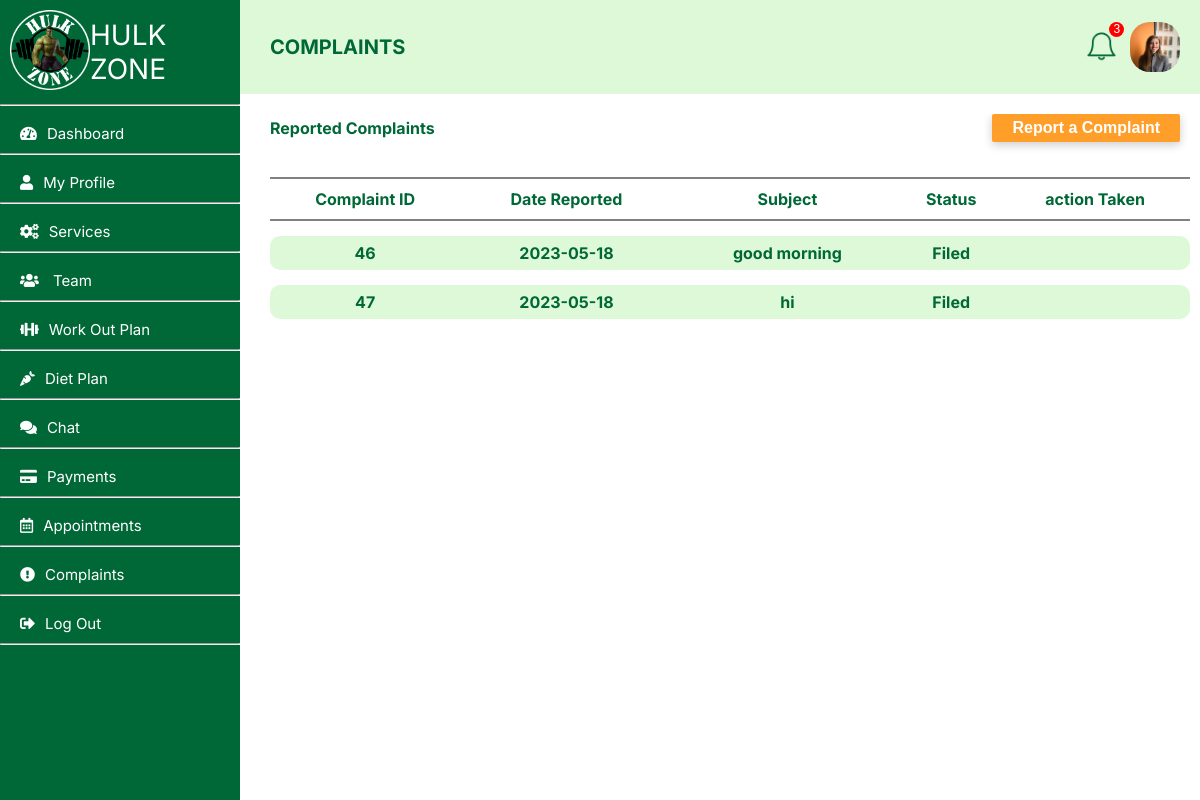
/member/complaint.php (signed in), run on the app's committed database.
### tables this page shows
CREATE TABLE `user` (
  `userID` int NOT NULL,
  `fName` text NOT NULL,
  `lName` text NOT NULL,
  `NIC` text NOT NULL,
  `gender` varchar(50) NOT NULL,
  `profilePhoto` text,
  `dateOfBirth` date NOT NULL,
  `roles` int NOT NULL,
  `statuses` int NOT NULL,
  `contactNumber` int NOT NULL,
  `streetNumber` varchar(255) DEFAULT NULL,
  `addressLine01` text,
  `addressLine02` text,
  `city` text,
  `pw` varchar(255) NOT NULL,
  `created_at` date NOT NULL,
  `email` varchar(50) NOT NULL
);

CREATE TABLE `complaint` (
  `complaintID` int NOT NULL,
  `subject` varchar(200) NOT NULL,
  `description` text NOT NULL,
  `status` varchar(100) NOT NULL,
  `dateReported` date NOT NULL,
  `actionTaken` text,
  `userID` int NOT NULL,
  `evidence` text
);

### member/setProfilePic.php (called while the page is built, shortened)
<?php
$query = "SELECT * from user where userID = " . $_SESSION['userID'];
    $result = mysqli_query($conn, $query);
    $query1 = "SELECT * from member where userID = " . $_SESSION['userID'];
    $result1 = mysqli_query($conn, $query1);
    if (mysqli_num_rows($result) == 1 && mysqli_num_rows($result1) == 1) {
        $row = mysqli_fetch_assoc($result);
    } else {
        echo '<script> window.alert("Error receiving data!");</script>';
    }
    if(isset($row['profilePhoto']) && $row['profilePhoto'] != NULL){
        $profilePictureLink = $row['profilePhoto'];
    }else{
        $profilePictureLink = '../profileImages/default.png';
    }
?>

### member/complaint.php (the view, shortened to what this page needs)
<?php
include "../connect.php";
?>
<?php
    include("setProfilePic.php");
?>
<!DOCTYPE html>
<html lang="en">
<head>
    <link rel="stylesheet" type="text/css" href="../member/style/gen.css">
    <link rel="stylesheet" type="text/css" href="../member/style/complaint.css">
</head>
<body>
    <div class="container">
        <div class="nav-bar">
            <?php
                include("navBar.php");
            ?>
        <div class="body">
            <div class="header">
                <div class="left">
                    COMPLAINTS
                </div>
                <div class="right">
                    <div class="notification-bell">
                        <?php include("notifications.php"); ?>
                    </div>
                    <img src="<?php echo $profilePictureLink; ?>" alt="dp" width="50px" height="50px"
                        style="border-radius: 20px;">
                </div>
            </div>
            <div class="content">
                <div class="row"
                    style="display:flex; flex-direction:row; align-items:center;   justify-content: space-between;">
                    <div>Reported Complaints</div>
                    <div><button type="button"
                            onclick="window.location.href='http://localhost/Hulkzone/member/createComplaint.php'"
                            id="fileC">Report a Complaint</button></div>
                </div>
                <div class="row" style="margin-top:10px;  margin-right:10px;">
                    <?php
                        $sql = "SELECT complaintID, subject, dateReported, status, actionTaken  FROM `complaint` where userID = $_SESSION[userID]" ;
                        $result = mysqli_query($conn, $sql);
                    echo '<table>
                    <tr>
                        <th> Complaint ID </th>
                        <th> Date Reported </th>
                        <th> Subject </th>
                        <th> Status </th>
                        <th> action Taken </th>
                    </tr>';
                    if ($result && mysqli_num_rows($result) > 0) {
                        while ($row = mysqli_fetch_assoc($result)) {
                            $field1name = $row["complaintID"];
                            $field2name = $row["dateReported"];
                            $field3name = $row["subject"];
                            $field4name = $row["status"];
                            $field5name = $row["actionTaken"];
                            echo '<tr>
                                <td>'.$field1name.'</td>
                                <td>'.$field2name.'</td>
                                <td>'.$field3name.'</td>
                                <td>'.$field4name.'</td>
                                <td>'.$field5name.'</td>
                            </tr>';
                        }
                    }else{
                        echo '<tr>
                        <td colspan= "6"> You Have not Made Any Complaints</td>
                    </tr>';
                    }
                    echo '</table>';
                    ?>
                </div>

### member/style/gen.css (style rules this page uses)
.container { display: flex; flex-direction: row; }
.nav-bar { float:left; width: 20%; height: 100vh; background-color: #006837; }
.body { float:left; width: 80%; height: 100vh; display: flex; flex-direction: column; }
.header { height: 12%; background-color: #DEF9D7; display: flex; flex-direction: row; }
.content { height: 88%; background-color: white; overflow-y: auto; overflow-x: hidden; content: ''; }
body { margin: 0; font-family: 'Inter', sans-serif; }
.left { float: left; width: 80%; display: flex; align-items: center; padding: 30px; color: rgba(0, 104, 55, 1); font-size: 20px; font-weight: bold; }
.right { float: left; width: 10%; display: flex; flex-direction: row; align-items: center; margin: 20px; justify-content: space-between; }

### member/style/complaint.css (style rules this page uses)
.content { display: flex; flex-direction: column; margin-top: 20px; margin-left: 30px; }
.row { color: rgba(0, 104, 55, 1); font-weight: bold; margin-bottom: 10px; }
table { width: 100%; border-collapse:separate; border-spacing:0 15px; }
th { background-color: white; border-top: 2px solid rgb(132, 128, 128); border-bottom: 2px solid rgb(132, 128, 128); padding-top: 10px; padding-bottom: 10px; }
table tr { background-color: #DEF9D7; }
td { padding:7px; text-align: center; }
td:first-child, td:first-child { border-radius: 10px 0 0 10px; }
td:last-child, td:last-child { border-radius: 0 10px 10px 0; }
button[type = button], button[type=submit] { padding: 5px 20px 5px 20px; border-radius: 2px; font-weight: bold; color: #FFFFFF; border: #FF9F29; background-color: #FF9F29; font-size: 16px; box-shadow: 0 3px 10px rgb(0 0 0 / 0.2); margin-right: 20px; }

### data on the page
user: profilePhoto (picture)
complaint: complaintID "46", dateReported "2023-05-18", subject "good morning", status "Filed"
complaint: complaintID "47", dateReported "2023-05-18", subject "hi", status "Filed"

### other printed values
$unread_count "3"
